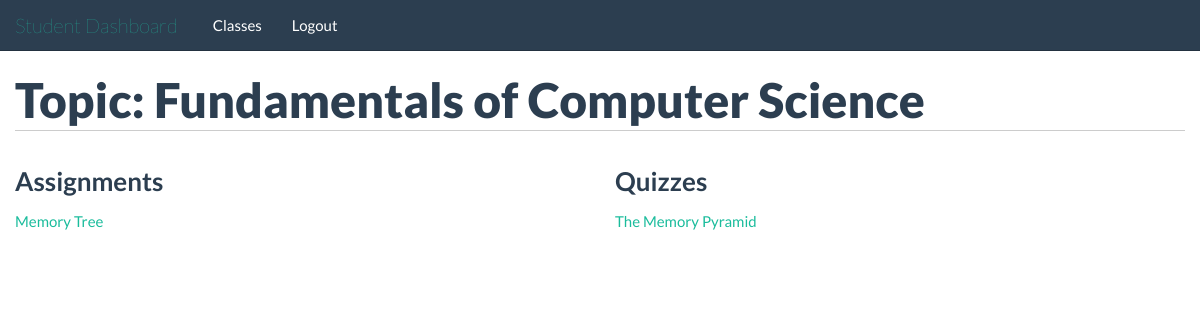
The app's page /students/topics/1/ (signed in) with its own data.
### tables this page shows
CREATE TABLE topics(
id INTEGER PRIMARY KEY,
class_id INTEGER,
name TEXT,
FOREIGN KEY(class_id) REFERENCES classes(id)
);

CREATE TABLE assignments(
id INTEGER PRIMARY KEY,
class_id INTEGER,
gets_file INTEGER,
turn_in INTEGER,
name TEXT,
description BLOB,
due_date TEXT, topic_id INTEGER,
FOREIGN KEY(class_id) REFERENCES classes(id)
);

CREATE TABLE quizzes(
id INTEGER PRIMARY KEY,
topic_id INTEGER,
number_easy INTEGER,
number_medium INTEGER,
number_hard INTEGER,
creator_id INTEGER,
class_id INTEGER, name text,
FOREIGN KEY(topic_id) REFERENCES topics(id),
FOREIGN KEY(creator_id) REFERENCES people(id),
FOREIGN KEY(class_id) REFERENCES classes(id)
);

### application/students.py (the view)
@app.route('/students/topics/<topic_id>/')
@validate_student
def student_topic_page(topic_id):
	topicName = query_db("SELECT name FROM topics WHERE id=?;", [topic_id], one=True)
	return render_template('/students/topic_page.html', topic_name=str(topicName[0]), assignments=getTopicAssignments(topic_id), quizzes=getTopicQuizzes(topic_id))

### application/helper_functions.py (called while the page is built)
def get_db():
    db = getattr(g, '_database', None)
    if db is None:
        db = g._database = sqlite3.connect(DATABASE)
    return db

@app.teardown_appcontext
def close_connection(exception):
    db = getattr(g, '_database', None)
    if db is not None:
        db.close()

def query_db(query, args=(), one=False):
    cur = get_db().execute(query, args)
    rv = cur.fetchall()
    cur.close()
    return (rv[0] if rv else None) if one else rv

def validate_student(func):
	@wraps(func)
	def f(*args, **kwds):
		if not 'isTeacher' in session:
			return redirect("/")
		if session['isTeacher'] == 1:
			return redirect("/teachers/")
		return func(*args, **kwds)
	return f

def getTopicAssignments(topic_id):
	assignmentData = query_db("select id, name, due_date from assignments where topic_id=?;", [topic_id])
	assignments = []
	for assignment in assignmentData:
		holderDict = {}
		holderDict['id'] = assignment[0]
		holderDict['name'] = str(assignment[1])
		holderDict['due_date'] = assignment[2]
		assignments.append(holderDict)
	return assignments

def getTopicQuizzes(topic_id):
	quizData = query_db("select id, name from quizzes where topic_id=?;", [topic_id])
	quizzes = []
	for quiz in quizData:
		holderDict = {}
		holderDict['id'] = quiz[0]
		holderDict['name'] = quiz[1]
		quizzes.append(holderDict)
	return quizzes

### application/templates/students/topic_page.html (shortened to what this page needs)
{% extends "/students/base_template.html" %}
	{% block body %}
		<div class="container">
			<div class="row">
				<div class="span12">
					<h1>Topic: {{topic_name}}</h1>
				</div>
			</div>
			<div class="row">
				<div class="span6">
					<h2>Assignments</h2>
					<ul>
						{% for assignment in assignments %}
							<li><a href="/students/assignments/{{assignment.id}}/">{{assignment.name}}</a></li>
						{% endfor %}
					</ul>
				</div>
				<div class="span6">
					<h2>Quizzes</h2>
					<ul>
						{% for quiz in quizzes %}
							<li><a href="/students/quizzes/{{quiz.id}}/">{{quiz.name}}</a></li>
						{% endfor %}
					</ul>
				</div>
			</div>
		</div>
	{% endblock %}

### application/templates/students/base_template.html (style rules this page uses)
h1 { border-bottom: 1px solid #ccc; padding-bottom: 10px; margin-bottom: 20px; }
h2 { font-size: 26px; }

### application/templates/students/topic_page.html (style rules this page uses)
ul { list-style-type: none; margin: 0; }

### records on screen
topics: name "Fundamentals of Computer Science"
assignments: name "Memory Tree"
quizzes: name "The Memory Pyramid"

### other values on screen
{{ link_text|e }} "Classes" "Logout"
